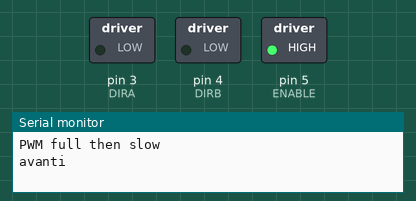
Recording of a sketch running on a simulated Arduino Uno, built with avr-gcc and run on an emulated ATmega328P. On the bench: switched loads named in the sketch (green lamp = pin HIGH), the last lines printed to the serial monitor.

Above: at 0.05 s.
At 1.6 s:
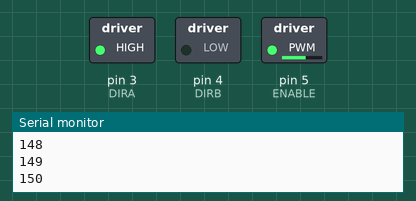
At 6.4 s:
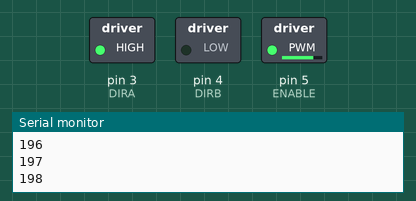
At 12.15 s:
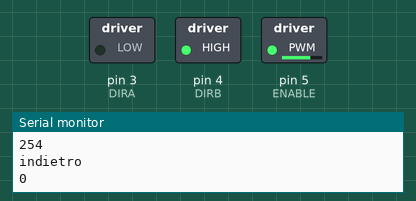
At 12.45 s:
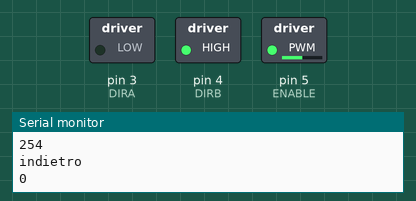
At 12.8 s:
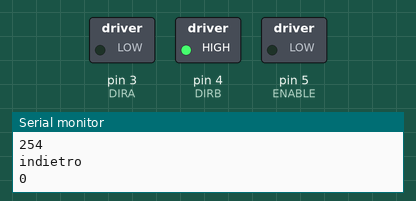
Timing chart, 0 to 16.7 s (numbered marks = the images above):
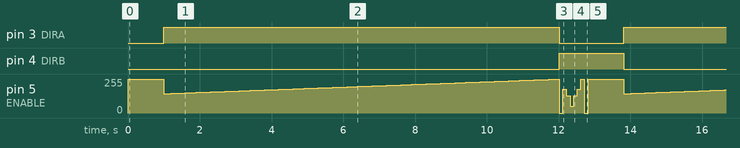

Measured:
- by itself, pin 3 (DIRA): alternates HIGH for 11.0 s and LOW for 1.8 s
- by itself, pin 4 (DIRB): alternates HIGH for 1.8 s and LOW for 11.0 s
- by itself, pin 5 (ENABLE): moves between 0/255 and 255/255, repeating every 12.8 s

The sketch:

DC_Motor.ino
```cpp
//www.elegoo.com
//2016.12.12

/************************
  Exercise the motor using
  the L293D chip
************************/

#define ENABLE 5
#define DIRA 3
#define DIRB 4
unsigned char speed;
int i;

void setup() {
  //---set pin direction
  pinMode(ENABLE, OUTPUT);
  pinMode(DIRA, OUTPUT);
  pinMode(DIRB, OUTPUT);
  Serial.begin(9600);
}

void loop() {

  Serial.println("PWM full then slow");
  //---PWM example, full speed then slow
  Serial.println("avanti");
  analogWrite(ENABLE, 255);
  delay(1000);
  digitalWrite(DIRA, HIGH); //one way
  digitalWrite(DIRB, LOW);
  for (unsigned char speed = 145; speed < 255; speed++) {
    analogWrite(ENABLE, speed); //enable on
    Serial.println(speed);
    delay(100);
  }
  Serial.println("indietro");
  digitalWrite(DIRA, LOW); //one way
  digitalWrite(DIRB, HIGH);
  for (unsigned char speed = 0; speed < 255; speed--) {
    analogWrite(ENABLE, speed); //enable on
    Serial.println(speed);
    delay(100);
  }
    analogWrite(ENABLE, 180); //half speed
    delay(100);
    analogWrite(ENABLE, 128); //half speed
    delay(100);
    analogWrite(ENABLE, 50); //half speed
    delay(100);
    analogWrite(ENABLE, 128); //half speed
    delay(100);
    analogWrite(ENABLE, 180); //half speed
    delay(100);
    analogWrite(ENABLE, 255); //half speed
    delay(100);
    digitalWrite(ENABLE, LOW); //all done
    delay(100);
  }
```
